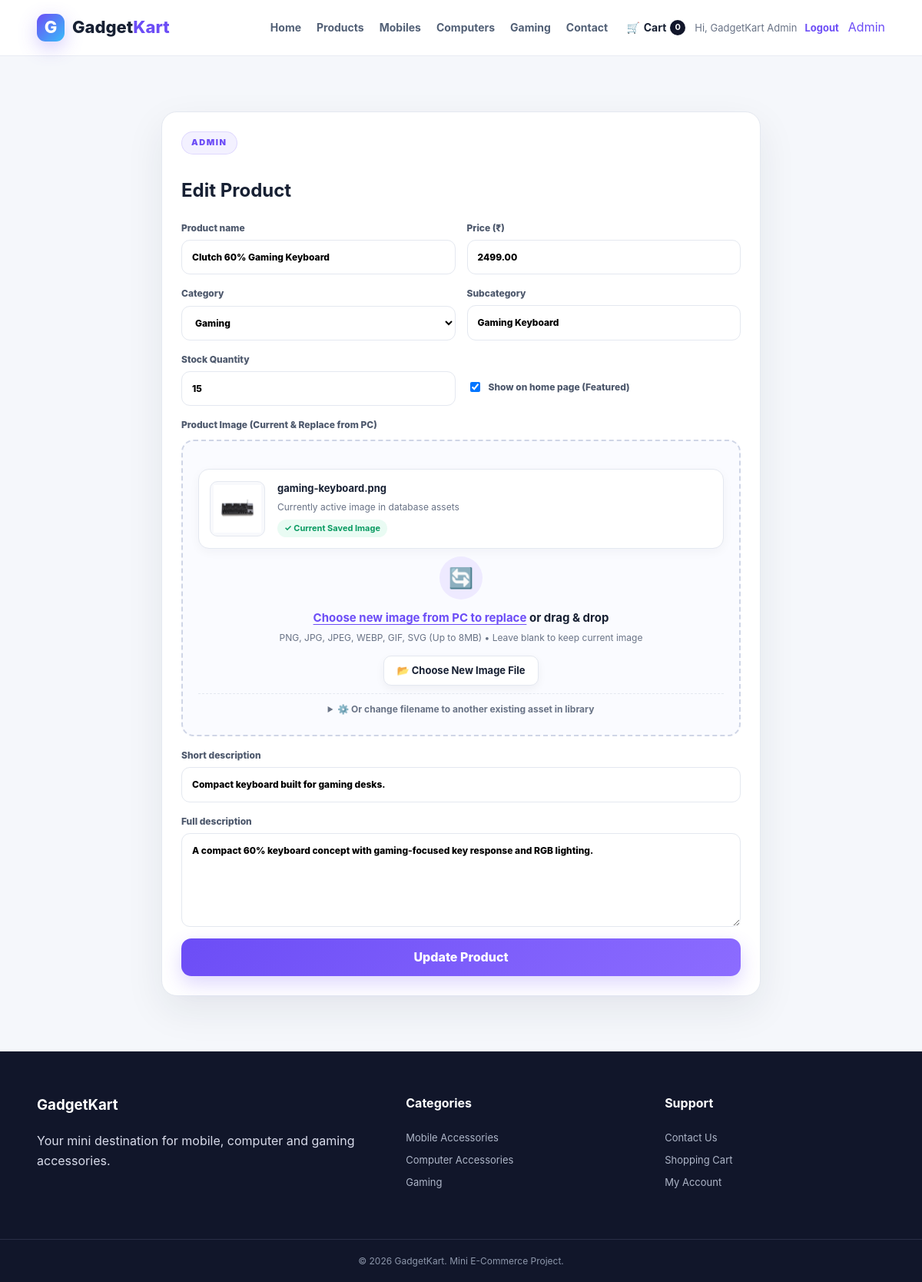
Screenshot of /admin/edit-product.php?id=22 (signed in) with the database file from the repository.
### tables this page shows
CREATE TABLE products (
  id INT AUTO_INCREMENT PRIMARY KEY,
  name VARCHAR(150) NOT NULL,
  category VARCHAR(80) NOT NULL,
  subcategory VARCHAR(80) NOT NULL,
  price DECIMAL(10,2) NOT NULL,
  stock INT NOT NULL DEFAULT 0,
  image VARCHAR(255) NOT NULL,
  short_description VARCHAR(255) NOT NULL,
  description TEXT NOT NULL,
  is_featured TINYINT(1) NOT NULL DEFAULT 0,
  is_active TINYINT(1) NOT NULL DEFAULT 1,
  created_at TIMESTAMP DEFAULT CURRENT_TIMESTAMP
);

### includes/functions.php (called while the page is built, shortened)
<?php
function e($value) {
    return htmlspecialchars((string)$value, ENT_QUOTES, 'UTF-8');
}

### admin/edit-product.php (the view, shortened to what this page needs)
<?php
require_once '../includes/functions.php';
$id = (int)($_GET['id'] ?? ($_POST['id'] ?? 0));
$st = $conn->prepare('SELECT * FROM products WHERE id = ? LIMIT 1');
$st->bind_param('i', $id);
$st->execute();
$product = $st->get_result()->fetch_assoc();
require '../includes/header.php';
?>
<section class="section">
    <div class="container narrow">
        <div class="form-card">
            <span class="eyebrow">ADMIN</span>
            <h1>Edit Product</h1>
            <form method="post" enctype="multipart/form-data">
                <div class="form-two">
                    <label>
                        Product name
                        <input name="name" required value="<?= e($product['name']) ?>">
                    </label>
                    <label>
                        Price (₹)
                        <input name="price" type="number" step="0.01" required value="<?= e($product['price']) ?>">
                    </label>
                </div>
                <div class="form-two">
                    <label>
                        Category
                        <select name="category" required>
                            <option value="Gaming" <?= $product['category'] === 'Gaming' ? 'selected' : '' ?>>Gaming</option>
                        </select>
                    </label>
                    <label>
                        Subcategory
                        <input name="subcategory" required value="<?= e($product['subcategory']) ?>">
                    </label>
                </div>
                <div class="form-two">
                    <label>
                        Stock Quantity
                        <input name="stock" type="number" min="0" required value="<?= e($product['stock']) ?>">
                    </label>
                    <div style="display:flex; flex-direction:column; justify-content:center;">
                        <label class="check" style="margin-top: 22px;">
                            <input type="checkbox" name="is_featured" <?= $product['is_featured'] ? 'checked' : '' ?>>
                            <span>Show on home page (Featured)</span>
                        </label>
                    </div>
                </div>
                <div class="image-upload-container">
                    <label style="margin-bottom: 2px;">
                        Product Image (Current & Replace from PC)
                    </label>
                    <div class="image-upload-box" id="dropzoneBox">
                        <div class="preview-card" id="currentSavedPreview">
                            <div class="preview-img-box">
                                <img src="../assets/images/<?= e($product['image']) ?>" alt="<?= e($product['name']) ?>">
                            </div>
                            <div class="preview-meta">
                                <strong><?= e($product['image']) ?></strong>
                                <small>Currently active image in database assets</small>
                                <div><span class="badge-ready">✓ Current Saved Image</span></div>
                            </div>
                        </div>
                        <div class="upload-dropzone" id="uploadDropzone" onclick="document.getElementById('imageFileInput').click()" style="margin-top: 10px;">
                            <div class="upload-icon-circle">🔄</div>
                            <div class="upload-title">
                                <span>Choose new image from PC to replace</span> or drag & drop
                            </div>
                            <div class="upload-subtext">
                                PNG, JPG, JPEG, WEBP, GIF, SVG (Up to 8MB) • Leave blank to keep current image
                            </div>
                            <div>
                                <span class="btn-browse">📂 Choose New Image File</span>
                            </div>
                        </div>
                        <details class="existing-asset-details" id="existingAssetDetails">
                            <summary>⚙️ Or change filename to another existing asset in library</summary>
                        </details>
                    </div>
                </div>
                <label>
                    Short description
                    <input name="short_description" required value="<?= e($product['short_description']) ?>">
                </label>
                <label>
                    Full description
                    <textarea name="description" rows="5" required><?= e($product['description']) ?></textarea>
                </label>
                <button class="btn" type="submit">Update Product</button>
            </form>
        </div>
    </div>
</section>
<?php require '../includes/footer.php'; ?>

### assets/css/style.css (style rules this page uses)
:root { --bg: #f5f7fb; --surface: #fff; --text: #172033; --muted: #697386; --line: #e4e8f0; --primary: #6c4df6; --primary2: #8c6cff; --dark: #11162a; --success: #0a9b62; --danger: #d74747; --shadow: 0 18px 50px rgba(24, 32, 56, 0.08); }
* { box-sizing: border-box; }
html { scroll-behavior: smooth; }
body { margin: 0; background: var(--bg); color: var(--text); font-family: Inter, Segoe UI, Arial, sans-serif; line-height: 1.6; }
img { max-width: 100%; display: block; }
button, input, select, textarea { font: inherit; }
.container { width: min(1120px, 92%); margin: auto; }
.btn { display: inline-flex; align-items: center; justify-content: center; gap: 8px; border: 0; border-radius: 13px; padding: 12px 20px; background: linear-gradient(135deg, var(--primary), var(--primary2)); color: #fff; font-weight: 800; cursor: pointer; box-shadow: 0 10px 25px rgba(108, 77, 246, 0.22); }
.eyebrow { display: inline-block; letter-spacing: 0.14em; font-size: 11px; font-weight: 900; color: var(--primary); background: rgba(108, 77, 246, 0.08); padding: 5px 12px; border-radius: 99px; border: 1px solid rgba(108, 77, 246, 0.15); margin-bottom: 8px; }
.section { padding: 72px 0; }
.summary-card, .form-card { background: #fff; border: 1px solid var(--line); border-radius: 20px; padding: 25px; box-shadow: var(--shadow); }
.auth-card form, .form-card form { display: grid; gap: 15px; }
.auth-card label, .form-card label { display: grid; gap: 6px; font-size: 12px; font-weight: 850; color: #4d586c; }
.auth-card input, .form-card input, .form-card textarea, .form-card select { width: 100%; border: 1px solid var(--line); border-radius: 11px; padding: 12px 13px; outline: none; background: #fff; }
.check { display: flex !important; grid-template-columns: auto 1fr !important; align-items: center; justify-content: start; gap: 8px !important; }
.check input { width: auto; }
.form-two { display: grid; grid-template-columns: 1fr 1fr; gap: 15px; }
.narrow { max-width: 780px; }
.image-upload-container { display: grid; gap: 8px; }
.image-upload-box { border: 2px dashed #cfd5e6; border-radius: 16px; padding: 24px 20px; background: #fafbff; transition: all 0.25s ease; position: relative; text-align: center; }
.upload-dropzone { display: flex; flex-direction: column; align-items: center; justify-content: center; cursor: pointer; }
.upload-icon-circle { width: 56px; height: 56px; border-radius: 50%; background: #eeeaff; color: var(--primary); display: grid; place-items: center; font-size: 26px; margin-bottom: 12px; transition: transform 0.25s ease, background 0.25s ease; }
.upload-title { font-size: 15px; font-weight: 700; color: var(--text); margin-bottom: 4px; }
.upload-title span { color: var(--primary); text-decoration: underline; text-underline-offset: 3px; }
.upload-subtext { font-size: 12px; color: var(--muted); margin-bottom: 14px; }
.btn-browse { display: inline-flex; align-items: center; gap: 6px; background: #fff; border: 1px solid var(--line); color: var(--text); font-weight: 700; padding: 8px 16px; border-radius: 10px; font-size: 13px; box-shadow: 0 4px 12px rgba(18, 25, 43, 0.05); pointer-events: none; }
.preview-card { display: flex; align-items: center; gap: 16px; background: #fff; border: 1px solid var(--line); border-radius: 14px; padding: 14px; margin-top: 12px; box-shadow: 0 4px 14px rgba(18, 25, 43, 0.04); text-align: left; }
.preview-img-box { width: 72px; height: 72px; border-radius: 10px; background: #f8f9fc; border: 1px solid var(--line); display: grid; place-items: center; overflow: hidden; flex-shrink: 0; padding: 4px; }
.preview-img-box img { width: 100%; height: 100%; object-fit: contain; }
.preview-meta { flex: 1; min-width: 0; }
.preview-meta strong { display: block; font-size: 13px; color: var(--text); white-space: nowrap; overflow: hidden; text-overflow: ellipsis; }
.preview-meta small { color: var(--muted); font-size: 12px; }
.badge-ready { display: inline-block; margin-top: 4px; padding: 3px 9px; font-size: 11px; font-weight: 750; border-radius: 99px; background: #e9fbf3; color: var(--success); }
.existing-asset-details { margin-top: 10px; border-top: 1px dashed var(--line); padding-top: 10px; }
.existing-asset-details summary { font-size: 12px; color: var(--muted); cursor: pointer; user-select: none; font-weight: 650; transition: color 0.2s; }

### rows the page displays
products: name "Clutch 60% Gaming Keyboard", price "2499.00", category "Gaming", subcategory "Gaming Keyboard", stock "15", is_featured "☑", image (picture), image "gaming-keyboard.png", short_description "Compact keyboard built for gaming desks.", description "A compact 60% keyboard concept with gaming-focused key response and RGB lighting."

### other values shown
cart_count() "0"
current_user()['name'] "GadgetKart Admin"
